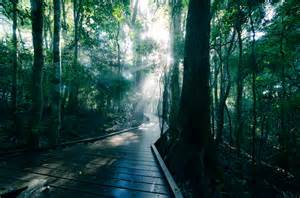
//> input picture opencv/opencv学习（七）之图像叠加混合/forest.jpg, 300 x 198 px
$ ./imageAdd   (built with g++ and OpenCV 4)
//> lines starting //> are read from the running program, lines starting //| are printed output that depends on the picture
#include <iostream>
#include <opencv2/core.hpp>
#include <opencv2/highgui.hpp>

using namespace std;
using namespace cv;

int main()
{
    Mat srcImage1 = imread("forest.jpg");
//> srcImage1 is the input picture: 198 rows x 300 cols, CV_8UC3; mean B, G, R 69.4, 74.5, 41.9
    Mat srcImage2 = imread("rain.jpg");
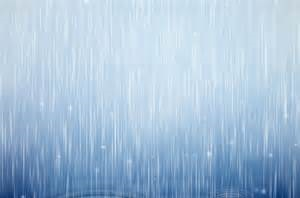
//> input picture opencv/opencv学习（七）之图像叠加混合/rain.jpg, 300 x 198 px
//> srcImage2 is the input picture: 198 rows x 300 cols, CV_8UC3; mean B, G, R 217.2, 193.1, 166.6
    Mat dstImage;

    //检查文件是否加载成功
    if(srcImage1.empty() || srcImage2.empty())
    {
        cout << "图像加载失败!" << endl << endl;
        return -1;
    }
    else
        cout << "图像加载成功!" << endl << endl;


    double alpha = 0.5;
    double beta;
    double input;

    cout << "Please Input alpha[0-1]: ";
    cin >> input;
//> the answer given: 2

    //判断输入的alpha是否符合要求
    if(input >= 0.0 && input <= 1.0)
    {
        alpha = input;
    }

    namedWindow("线性混合", WINDOW_AUTOSIZE);
    beta = (1.0 - alpha);
    addWeighted(srcImage1, alpha, srcImage2, beta, 0.0, dstImage);
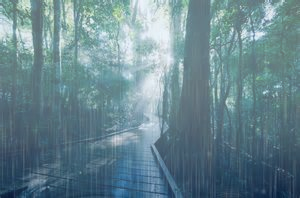
//> dstImage: 198 rows x 300 cols, CV_8UC3; mean B, G, R 143.3, 133.8, 104.3

    imshow("线性混合", dstImage);
    namedWindow("srcImage1",WINDOW_AUTOSIZE);
    imshow("srcImage1",srcImage1);
    namedWindow("srcImage2",WINDOW_AUTOSIZE);
    imshow("srcImage2",srcImage2);

    waitKey(0);
    return 0;
}
